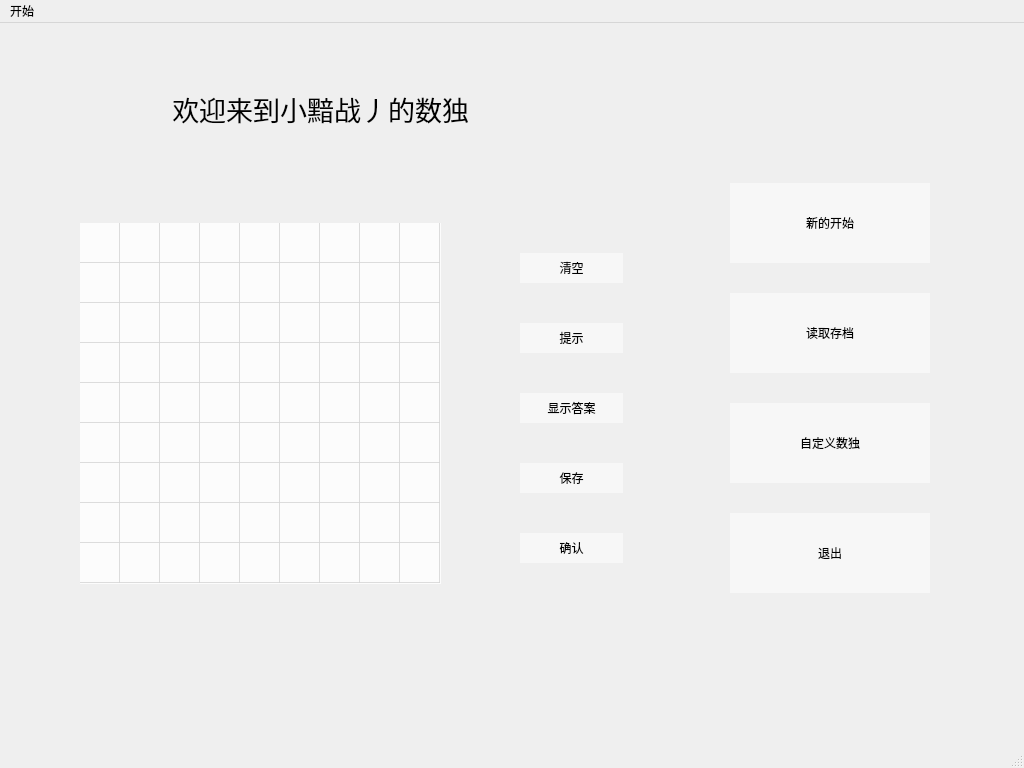
<?xml version="1.0" encoding="UTF-8"?>
<ui version="4.0">
 <class>MainWindow</class>
 <widget class="QMainWindow" name="MainWindow">
  <property name="geometry">
   <rect>
    <x>0</x>
    <y>0</y>
    <width>1024</width>
    <height>768</height>
   </rect>
  </property>
  <property name="windowTitle">
   <string>MainWindow</string>
  </property>
  <property name="windowIcon">
   <iconset>
    <normaloff>kleesweet.jpg</normaloff>
    <normalon>:/new/prefix1/kleesweet.jpg</normalon>kleesweet.jpg</iconset>
  </property>
  <property name="layoutDirection">
   <enum>Qt::LeftToRight</enum>
  </property>
  <widget class="QWidget" name="sukodu">
   <property name="font">
    <font>
     <stylestrategy>PreferDefault</stylestrategy>
    </font>
   </property>
   <property name="styleSheet">
    <string notr="true">#sukodu{border-image: url(:/new/prefix1/-254474a4c1f0d915.jpg);}</string>
   </property>
   <widget class="QLabel" name="label">
    <property name="geometry">
     <rect>
      <x>60</x>
      <y>40</y>
      <width>791</width>
      <height>91</height>
     </rect>
    </property>
    <property name="font">
     <font>
      <family>AcadEref</family>
      <pointsize>20</pointsize>
      <underline>false</underline>
     </font>
    </property>
    <property name="text">
     <string>                欢迎来到小黯战丿的数独</string>
    </property>
   </widget>
   <widget class="QTableWidget" name="table">
    <property name="geometry">
     <rect>
      <x>80</x>
      <y>200</y>
      <width>361</width>
      <height>361</height>
     </rect>
    </property>
    <property name="mouseTracking">
     <bool>true</bool>
    </property>
    <property name="contextMenuPolicy">
     <enum>Qt::DefaultContextMenu</enum>
    </property>
    <property name="layoutDirection">
     <enum>Qt::LeftToRight</enum>
    </property>
    <property name="styleSheet">
     <string notr="true">background-color:rgba(255,255,255,0.8);
border:none;</string>
    </property>
    <property name="verticalScrollBarPolicy">
     <enum>Qt::ScrollBarAlwaysOff</enum>
    </property>
    <property name="horizontalScrollBarPolicy">
     <enum>Qt::ScrollBarAlwaysOff</enum>
    </property>
    <property name="autoScroll">
     <bool>true</bool>
    </property>
    <property name="editTriggers">
     <set>QAbstractItemView::NoEditTriggers</set>
    </property>
    <property name="tabKeyNavigation">
     <bool>true</bool>
    </property>
    <property name="showDropIndicator" stdset="0">
     <bool>true</bool>
    </property>
    <property name="dragDropOverwriteMode">
     <bool>true</bool>
    </property>
    <property name="alternatingRowColors">
     <bool>false</bool>
    </property>
    <property name="textElideMode">
     <enum>Qt::ElideRight</enum>
    </property>
    <property name="verticalScrollMode">
     <enum>QAbstractItemView::ScrollPerPixel</enum>
    </property>
    <property name="horizontalScrollMode">
     <enum>QAbstractItemView::ScrollPerPixel</enum>
    </property>
    <property name="showGrid">
     <bool>true</bool>
    </property>
    <property name="cornerButtonEnabled">
     <bool>true</bool>
    </property>
    <property name="rowCount">
     <number>9</number>
    </property>
    <property name="columnCount">
     <number>9</number>
    </property>
    <attribute name="horizontalHeaderVisible">
     <bool>false</bool>
    </attribute>
    <attribute name="horizontalHeaderMinimumSectionSize">
     <number>40</number>
    </attribute>
    <attribute name="horizontalHeaderDefaultSectionSize">
     <number>40</number>
    </attribute>
    <attribute name="horizontalHeaderHighlightSections">
     <bool>true</bool>
    </attribute>
    <attribute name="verticalHeaderVisible">
     <bool>false</bool>
    </attribute>
    <attribute name="verticalHeaderMinimumSectionSize">
     <number>40</number>
    </attribute>
    <attribute name="verticalHeaderDefaultSectionSize">
     <number>40</number>
    </attribute>
    <row/>
    <row/>
    <row/>
    <row/>
    <row/>
    <row/>
    <row/>
    <row/>
    <row/>
    <column/>
    <column/>
    <column/>
    <column/>
    <column/>
    <column/>
    <column/>
    <column/>
    <column/>
    <item row="0" column="0">
     <property name="text">
      <string/>
     </property>
     <property name="textAlignment">
      <set>AlignCenter</set>
     </property>
    </item>
    <item row="0" column="1">
     <property name="text">
      <string/>
     </property>
     <property name="textAlignment">
      <set>AlignCenter</set>
     </property>
    </item>
    <item row="0" column="2">
     <property name="text">
      <string/>
     </property>
     <property name="textAlignment">
      <set>AlignCenter</set>
     </property>
    </item>
    <item row="0" column="3">
     <property name="text">
      <string/>
     </property>
     <property name="textAlignment">
      <set>AlignCenter</set>
     </property>
    </item>
    <item row="0" column="4">
     <property name="text">
      <string/>
     </property>
     <property name="textAlignment">
      <set>AlignCenter</set>
     </property>
    </item>
    <item row="0" column="5">
     <property name="text">
      <string/>
     </property>
     <property name="textAlignment">
      <set>AlignCenter</set>
     </property>
    </item>
    <item row="0" column="6">
     <property name="text">
      <string/>
     </property>
     <property name="textAlignment">
      <set>AlignCenter</set>
     </property>
    </item>
    <item row="0" column="7">
     <property name="text">
      <string/>
     </property>
     <property name="textAlignment">
      <set>AlignCenter</set>
     </property>
    </item>
    <item row="0" column="8">
     <property name="text">
      <string/>
     </property>
     <property name="textAlignment">
      <set>AlignCenter</set>
     </property>
    </item>
    <item row="1" column="0">
     <property name="text">
      <string/>
     </property>
     <property name="textAlignment">
      <set>AlignCenter</set>
     </property>
    </item>
    <item row="1" column="1">
     <property name="text">
      <string/>
     </property>
     <property name="textAlignment">
      <set>AlignCenter</set>
     </property>
    </item>
    <item row="1" column="2">
     <property name="text">
      <string/>
     </property>
     <property name="textAlignment">
      <set>AlignCenter</set>
     </property>
    </item>
    <item row="1" column="3">
     <property name="text">
      <string/>
     </property>
     <property name="textAlignment">
      <set>AlignCenter</set>
     </property>
    </item>
    <item row="1" column="4">
     <property name="text">
      <string/>
     </property>
     <property name="textAlignment">
      <set>AlignCenter</set>
     </property>
    </item>
    <item row="1" column="5">
     <property name="text">
      <string/>
     </property>
     <property name="textAlignment">
      <set>AlignCenter</set>
     </property>
    </item>
    <item row="1" column="6">
     <property name="text">
      <string/>
     </property>
     <property name="textAlignment">
      <set>AlignCenter</set>
     </property>
    </item>
    <item row="1" column="7">
     <property name="text">
      <string/>
     </property>
     <property name="textAlignment">
      <set>AlignCenter</set>
     </property>
    </item>
    <item row="1" column="8">
     <property name="text">
      <string/>
     </property>
     <property name="textAlignment">
      <set>AlignCenter</set>
     </property>
    </item>
    <item row="2" column="0">
     <property name="text">
      <string/>
     </property>
     <property name="textAlignment">
      <set>AlignCenter</set>
     </property>
    </item>
    <item row="2" column="1">
     <property name="text">
      <string/>
     </property>
     <property name="textAlignment">
      <set>AlignCenter</set>
     </property>
    </item>
    <item row="2" column="2">
     <property name="text">
      <string/>
     </property>
     <property name="textAlignment">
      <set>AlignCenter</set>
     </property>
    </item>
    <item row="2" column="3">
     <property name="text">
      <string/>
     </property>
     <property name="textAlignment">
      <set>AlignCenter</set>
     </property>
    </item>
    <item row="2" column="4">
     <property name="text">
      <string/>
     </property>
     <property name="textAlignment">
      <set>AlignCenter</set>
     </property>
    </item>
    <item row="2" column="5">
     <property name="text">
      <string/>
     </property>
     <property name="textAlignment">
      <set>AlignCenter</set>
     </property>
    </item>
    <item row="2" column="6">
     <property name="text">
      <string/>
     </property>
     <property name="textAlignment">
      <set>AlignCenter</set>
     </property>
    </item>
    <item row="2" column="7">
     <property name="text">
      <string/>
     </property>
     <property name="textAlignment">
      <set>AlignCenter</set>
     </property>
    </item>
    <item row="2" column="8">
     <property name="text">
      <string/>
     </property>
     <property name="textAlignment">
      <set>AlignCenter</set>
     </property>
    </item>
    <item row="3" column="0">
     <property name="text">
      <string/>
     </property>
     <property name="textAlignment">
      <set>AlignCenter</set>
     </property>
    </item>
    <item row="3" column="1">
     <property name="text">
      <string/>
     </property>
     <property name="textAlignment">
      <set>AlignCenter</set>
     </property>
    </item>
    <item row="3" column="2">
     <property name="text">
      <string/>
     </property>
     <property name="textAlignment">
      <set>AlignCenter</set>
     </property>
    </item>
    <item row="3" column="3">
     <property name="text">
      <string/>
     </property>
     <property name="textAlignment">
      <set>AlignCenter</set>
     </property>
    </item>
    <item row="3" column="4">
     <property name="text">
      <string/>
     </property>
     <property name="textAlignment">
      <set>AlignCenter</set>
     </property>
    </item>
    <item row="3" column="5">
     <property name="text">
      <string/>
     </property>
     <property name="textAlignment">
      <set>AlignCenter</set>
     </property>
    </item>
    <item row="3" column="6">
     <property name="text">
      <string/>
     </property>
     <property name="textAlignment">
      <set>AlignCenter</set>
     </property>
    </item>
    <item row="3" column="7">
     <property name="text">
      <string/>
     </property>
     <property name="textAlignment">
      <set>AlignCenter</set>
     </property>
    </item>
    <item row="3" column="8">
     <property name="text">
      <string/>
     </property>
     <property name="textAlignment">
      <set>AlignCenter</set>
     </property>
    </item>
    <item row="4" column="0">
     <property name="text">
      <string/>
     </property>
     <property name="textAlignment">
      <set>AlignCenter</set>
     </property>
    </item>
    <item row="4" column="1">
     <property name="text">
      <string/>
     </property>
     <property name="textAlignment">
      <set>AlignCenter</set>
     </property>
    </item>
    <item row="4" column="2">
     <property name="text">
      <string/>
     </property>
     <property name="textAlignment">
      <set>AlignCenter</set>
     </property>
    </item>
    <item row="4" column="3">
     <property name="text">
      <string/>
     </property>
     <property name="textAlignment">
      <set>AlignCenter</set>
     </property>
    </item>
    <item row="4" column="4">
     <property name="text">
      <string/>
     </property>
     <property name="textAlignment">
      <set>AlignCenter</set>
     </property>
    </item>
    <item row="4" column="5">
     <property name="text">
      <string/>
     </property>
     <property name="textAlignment">
      <set>AlignCenter</set>
     </property>
    </item>
    <item row="4" column="6">
     <property name="text">
      <string/>
     </property>
     <property name="textAlignment">
      <set>AlignCenter</set>
     </property>
    </item>
    <item row="4" column="7">
     <property name="text">
      <string/>
     </property>
     <property name="textAlignment">
      <set>AlignCenter</set>
     </property>
    </item>
    <item row="4" column="8">
     <property name="text">
      <string/>
     </property>
     <property name="textAlignment">
      <set>AlignCenter</set>
     </property>
    </item>
    <item row="5" column="0">
     <property name="text">
      <string/>
     </property>
     <property name="textAlignment">
      <set>AlignCenter</set>
     </property>
    </item>
    <item row="5" column="1">
     <property name="text">
      <string/>
     </property>
     <property name="textAlignment">
      <set>AlignCenter</set>
     </property>
    </item>
    <item row="5" column="2">
     <property name="text">
      <string/>
     </property>
     <property name="textAlignment">
      <set>AlignCenter</set>
     </property>
    </item>
    <item row="5" column="3">
     <property name="text">
      <string/>
     </property>
     <property name="textAlignment">
      <set>AlignCenter</set>
     </property>
    </item>
    <item row="5" column="4">
     <property name="text">
      <string/>
     </property>
     <property name="textAlignment">
      <set>AlignCenter</set>
     </property>
    </item>
    <item row="5" column="5">
     <property name="text">
      <string/>
     </property>
     <property name="textAlignment">
      <set>AlignCenter</set>
     </property>
    </item>
    <item row="5" column="6">
     <property name="text">
      <string/>
     </property>
     <property name="textAlignment">
      <set>AlignCenter</set>
     </property>
    </item>
    <item row="5" column="7">
     <property name="text">
      <string/>
     </property>
     <property name="textAlignment">
      <set>AlignCenter</set>
     </property>
    </item>
    <item row="5" column="8">
     <property name="text">
      <string/>
     </property>
     <property name="textAlignment">
      <set>AlignCenter</set>
     </property>
    </item>
    <item row="6" column="0">
     <property name="text">
      <string/>
     </property>
     <property name="textAlignment">
      <set>AlignCenter</set>
     </property>
    </item>
    <item row="6" column="1">
     <property name="text">
      <string/>
     </property>
     <property name="textAlignment">
      <set>AlignCenter</set>
     </property>
    </item>
    <item row="6" column="2">
     <property name="text">
      <string/>
     </property>
     <property name="textAlignment">
      <set>AlignCenter</set>
     </property>
    </item>
    <item row="6" column="3">
     <property name="text">
      <string/>
     </property>
     <property name="textAlignment">
      <set>AlignCenter</set>
     </property>
    </item>
    <item row="6" column="4">
     <property name="text">
      <string/>
     </property>
     <property name="textAlignment">
      <set>AlignCenter</set>
     </property>
    </item>
    <item row="6" column="5">
     <property name="text">
      <string/>
     </property>
     <property name="textAlignment">
      <set>AlignCenter</set>
     </property>
    </item>
    <item row="6" column="6">
     <property name="text">
      <string/>
     </property>
     <property name="textAlignment">
      <set>AlignCenter</set>
     </property>
    </item>
    <item row="6" column="7">
     <property name="text">
      <string/>
     </property>
     <property name="textAlignment">
      <set>AlignCenter</set>
     </property>
    </item>
    <item row="6" column="8">
     <property name="text">
      <string/>
     </property>
     <property name="textAlignment">
      <set>AlignCenter</set>
     </property>
    </item>
    <item row="7" column="0">
     <property name="text">
      <string/>
     </property>
     <property name="textAlignment">
      <set>AlignCenter</set>
     </property>
    </item>
    <item row="7" column="1">
     <property name="text">
      <string/>
     </property>
     <property name="textAlignment">
      <set>AlignCenter</set>
     </property>
    </item>
    <item row="7" column="2">
     <property name="text">
      <string/>
     </property>
     <property name="textAlignment">
      <set>AlignCenter</set>
     </property>
    </item>
    <item row="7" column="3">
     <property name="text">
      <string/>
     </property>
     <property name="textAlignment">
      <set>AlignCenter</set>
     </property>
    </item>
    <item row="7" column="4">
     <property name="text">
      <string/>
     </property>
     <property name="textAlignment">
      <set>AlignCenter</set>
     </property>
    </item>
    <item row="7" column="5">
     <property name="text">
      <string/>
     </property>
     <property name="textAlignment">
      <set>AlignCenter</set>
     </property>
    </item>
    <item row="7" column="6">
     <property name="text">
      <string/>
     </property>
     <property name="textAlignment">
      <set>AlignCenter</set>
     </property>
    </item>
    <item row="7" column="7">
     <property name="text">
      <string/>
     </property>
     <property name="textAlignment">
      <set>AlignCenter</set>
     </property>
    </item>
    <item row="7" column="8">
     <property name="text">
      <string/>
     </property>
     <property name="textAlignment">
      <set>AlignCenter</set>
     </property>
    </item>
    <item row="8" column="0">
     <property name="text">
      <string/>
     </property>
     <property name="textAlignment">
      <set>AlignCenter</set>
     </property>
    </item>
    <item row="8" column="1">
     <property name="text">
      <string/>
     </property>
     <property name="textAlignment">
      <set>AlignCenter</set>
     </property>
    </item>
    <item row="8" column="2">
     <property name="text">
      <string/>
     </property>
     <property name="textAlignment">
      <set>AlignCenter</set>
     </property>
    </item>
    <item row="8" column="3">
     <property name="text">
      <string/>
     </property>
     <property name="textAlignment">
      <set>AlignCenter</set>
     </property>
    </item>
    <item row="8" column="4">
     <property name="text">
      <string/>
     </property>
     <property name="textAlignment">
      <set>AlignCenter</set>
     </property>
    </item>
    <item row="8" column="5">
     <property name="text">
      <string/>
     </property>
     <property name="textAlignment">
      <set>AlignCenter</set>
     </property>
    </item>
    <item row="8" column="6">
     <property name="text">
      <string/>
     </property>
     <property name="textAlignment">
      <set>AlignCenter</set>
     </property>
    </item>
    <item row="8" column="7">
     <property name="text">
      <string/>
     </property>
     <property name="textAlignment">
      <set>AlignCenter</set>
     </property>
    </item>
    <item row="8" column="8">
     <property name="text">
      <string/>
     </property>
     <property name="textAlignment">
      <set>AlignCenter</set>
     </property>
    </item>
   </widget>
   <widget class="QPushButton" name="newgame">
    <property name="geometry">
     <rect>
      <x>730</x>
      <y>160</y>
      <width>200</width>
      <height>80</height>
     </rect>
    </property>
    <property name="styleSheet">
     <string notr="true">background-color:rgba(255,255,255,0.5);
border:none;</string>
    </property>
    <property name="text">
     <string>新的开始</string>
    </property>
    <property name="autoDefault">
     <bool>false</bool>
    </property>
    <property name="default">
     <bool>false</bool>
    </property>
    <property name="flat">
     <bool>false</bool>
    </property>
   </widget>
   <widget class="QPushButton" name="recall_2">
    <property name="geometry">
     <rect>
      <x>730</x>
      <y>270</y>
      <width>200</width>
      <height>80</height>
     </rect>
    </property>
    <property name="styleSheet">
     <string notr="true">background-color:rgba(255,255,255,0.5);
border:none;</string>
    </property>
    <property name="text">
     <string>读取存档</string>
    </property>
    <property name="flat">
     <bool>false</bool>
    </property>
   </widget>
   <widget class="QPushButton" name="user_defined">
    <property name="geometry">
     <rect>
      <x>730</x>
      <y>380</y>
      <width>200</width>
      <height>80</height>
     </rect>
    </property>
    <property name="styleSheet">
     <string notr="true">background-color:rgba(255,255,255,0.5);
border:none;</string>
    </property>
    <property name="text">
     <string>自定义数独</string>
    </property>
   </widget>
   <widget class="QPushButton" name="exit">
    <property name="geometry">
     <rect>
      <x>730</x>
      <y>490</y>
      <width>200</width>
      <height>80</height>
     </rect>
    </property>
    <property name="styleSheet">
     <string notr="true">background-color:rgba(255,255,255,0.5);
border:none;</string>
    </property>
    <property name="text">
     <string>退出</string>
    </property>
   </widget>
   <widget class="QPushButton" name="answer">
    <property name="geometry">
     <rect>
      <x>520</x>
      <y>370</y>
      <width>103</width>
      <height>30</height>
     </rect>
    </property>
    <property name="styleSheet">
     <string notr="true">background-color:rgba(255,255,255,0.5);
border:none;</string>
    </property>
    <property name="text">
     <string>显示答案</string>
    </property>
   </widget>
   <widget class="QPushButton" name="save">
    <property name="geometry">
     <rect>
      <x>520</x>
      <y>440</y>
      <width>103</width>
      <height>30</height>
     </rect>
    </property>
    <property name="styleSheet">
     <string notr="true">background-color:rgba(255,255,255,0.5);
border:none;</string>
    </property>
    <property name="text">
     <string>保存</string>
    </property>
   </widget>
   <widget class="QPushButton" name="confirm">
    <property name="geometry">
     <rect>
      <x>520</x>
      <y>510</y>
      <width>103</width>
      <height>30</height>
     </rect>
    </property>
    <property name="styleSheet">
     <string notr="true">background-color:rgba(255,255,255,0.5);
border:none;</string>
    </property>
    <property name="text">
     <string>确认</string>
    </property>
   </widget>
   <widget class="QPushButton" name="tip">
    <property name="geometry">
     <rect>
      <x>520</x>
      <y>300</y>
      <width>103</width>
      <height>30</height>
     </rect>
    </property>
    <property name="styleSheet">
     <string notr="true">background-color:rgba(255,255,255,0.5);
border:none;</string>
    </property>
    <property name="text">
     <string>提示</string>
    </property>
   </widget>
   <widget class="QPushButton" name="clear">
    <property name="geometry">
     <rect>
      <x>520</x>
      <y>230</y>
      <width>103</width>
      <height>30</height>
     </rect>
    </property>
    <property name="styleSheet">
     <string notr="true">background-color:rgba(255,255,255,0.5);
border:none;</string>
    </property>
    <property name="text">
     <string>清空</string>
    </property>
   </widget>
  </widget>
  <widget class="QMenuBar" name="menubar">
   <property name="geometry">
    <rect>
     <x>0</x>
     <y>0</y>
     <width>1024</width>
     <height>26</height>
    </rect>
   </property>
   <widget class="QMenu" name="menu">
    <property name="title">
     <string>开始</string>
    </property>
    <widget class="QMenu" name="difficulty">
     <property name="title">
      <string>难度</string>
     </property>
     <addaction name="separator"/>
     <addaction name="easy"/>
     <addaction name="simple"/>
     <addaction name="hard"/>
    </widget>
    <addaction name="rule"/>
    <addaction name="difficulty"/>
   </widget>
   <addaction name="menu"/>
  </widget>
  <widget class="QStatusBar" name="statusbar"/>
  <action name="new_2">
   <property name="text">
    <string>新的开始</string>
   </property>
  </action>
  <action name="recall">
   <property name="text">
    <string>读取存档</string>
   </property>
  </action>
  <action name="quit">
   <property name="text">
    <string>退出</string>
   </property>
  </action>
  <action name="help">
   <property name="text">
    <string>帮助</string>
   </property>
  </action>
  <action name="rule">
   <property name="text">
    <string>规则</string>
   </property>
  </action>
  <action name="easy">
   <property name="text">
    <string>简单</string>
   </property>
  </action>
  <action name="simple">
   <property name="text">
    <string>普通</string>
   </property>
  </action>
  <action name="hard">
   <property name="text">
    <string>困难</string>
   </property>
  </action>
 </widget>
 <resources/>
 <connections/>
</ui>
